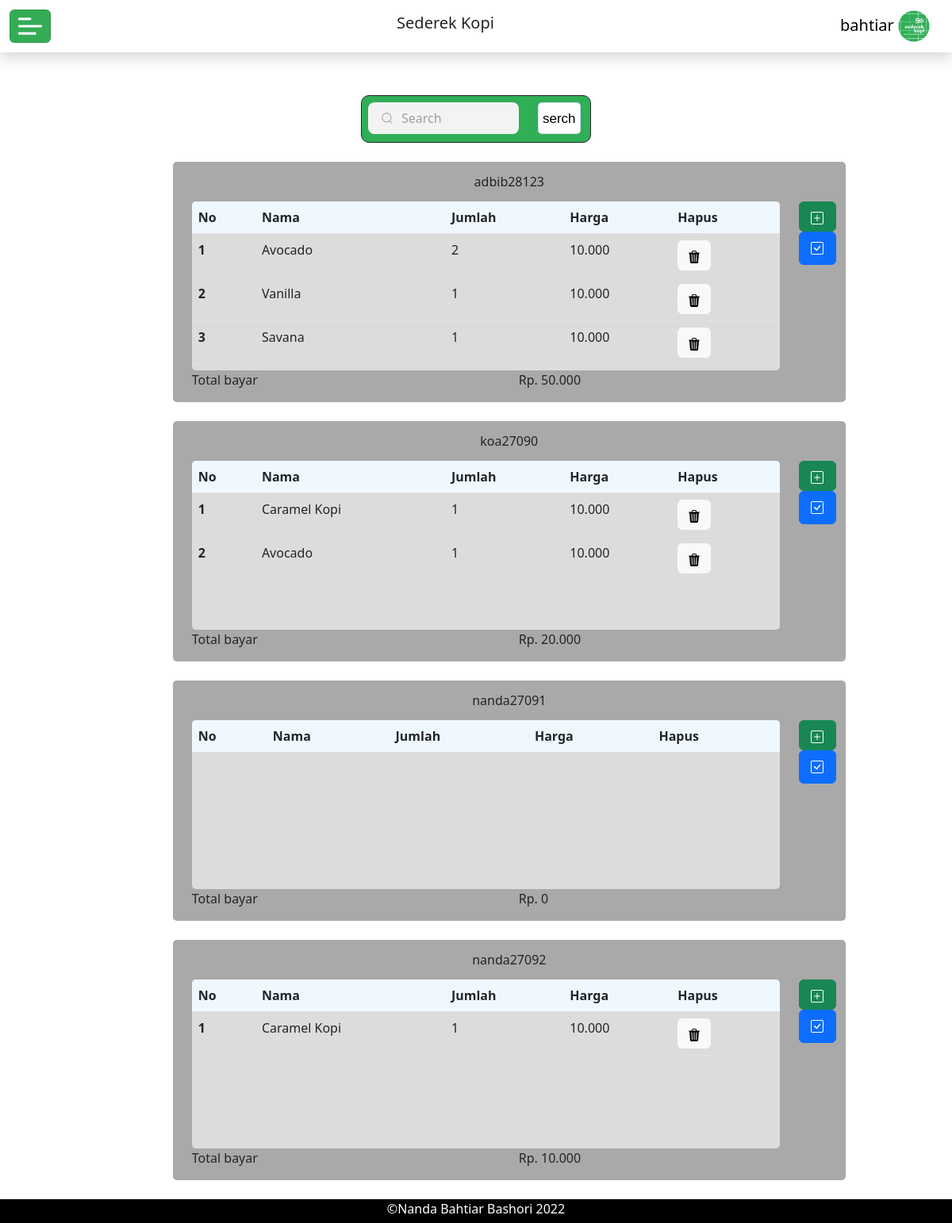
The app's page /admin/pesanan/pesanan.php (signed in) with its own data.
### tables this page shows
CREATE TABLE `transaksi` (
  `id_transaksi` int(11) NOT NULL,
  `id_karyawan` int(11) NOT NULL,
  `nama_pelanggan` varchar(20) NOT NULL,
  `date` date NOT NULL,
  `total_bayar` int(11) NOT NULL,
  `status` varchar(8) NOT NULL
);

CREATE TABLE `detail_transaksi` (
  `id_detail` int(11) NOT NULL,
  `id_menu` int(11) NOT NULL,
  `id_transaksi` int(11) NOT NULL,
  `jumlah` int(11) NOT NULL,
  `harga` int(11) NOT NULL
);

CREATE TABLE `menu` (
  `id_menu` int(11) NOT NULL,
  `nama_menu` varchar(50) NOT NULL,
  `id_ketegori` int(11) NOT NULL,
  `stok` int(11) NOT NULL,
  `harga` int(11) NOT NULL
);

### admin/pesanan/pesanan.php (the view, shortened to what this page needs)
<?php
require'../../koneksi/conn.php';
if(!empty ($inputserch)){
    $result = mysqli_query($koneksi,"SELECT * FROM `transaksi` where status ='belum' and nama_pelanggan like '$inputserch%' ORDER BY `transaksi`.`date` DESC");
}else{
    $result = mysqli_query($koneksi,"SELECT * FROM `transaksi` where status ='belum'  ORDER BY `transaksi`.`date` DESC");
}
?>
<!doctype html>
<html lang="en">
<head>
    <link rel="stylesheet" href="../cssadmin.css">
    <link href="https://cdn.jsdelivr.net/npm/bootstrap@5.2.0/dist/css/bootstrap.min.css" rel="stylesheet"
>
    <link href="https://cdn.jsdelivr.net/npm/bootstrap@5.2.2/dist/css/bootstrap.min.css" rel="stylesheet"
>
</head>
<body>
    <div>
        <nav class="navbar  fixed-top shadow mb-5  nav">
            <div class="container-fluid">
                <button class="navbar-toggler " type="button" data-bs-toggle="offcanvas"
                    data-bs-target="#offcanvasNavbar" aria-controls="offcanvasNavbar">
                    <span class="iconburger"><img src="../gambar/menu3.png"  alt=""></span>
                </button>
                <h5 class="" id="offcanvasNavbarLabel">Sederek Kopi</h5>
                <div class="navbar-brand">
                    <a class="" href="#"><?= $_SESSION['nama_karyawan'] ?></a>
                <img  src="../gambar/logo_Sk.PNG" alt="">
                </div>
            </div>
        </nav>
        <div class="row mt-5" style="margin:0; min-height: 100vh;">
        <div class="col-xxl-9 col-xl-12 pt-4  mt-5 mx-auto ">
                <div class="col-12 formserch ">
                    <form class="row " action="#" method="post">
                        <div class="col-auto my-2">
                            <div class="group ms-2">
                                <input placeholder="Search" type="search" name="inputserch" id="inputPassword2"
                                    class="input">
                            </div>
                        </div>
                        <div class="col my-2 ">
                            <div>
                                <button type="submit" name="serch" value="serch"
                                    class="btn btn-primary mb-3  btnsrc">serch</button>
                            </div>
                        </div>
                    </form>
                </div>
            <div class="col mt-2 mx-md-auto mx-0 " style="width:65%">
<?php  while($row = mysqli_fetch_array($result)){ ?>
                <form action="editPesanan.php" method="POST">
                    <div class="row transaksis my-4">
                        <div class="row ">
                    <div class=" m-auto text-center">
                                <span><?= $row['nama_pelanggan'] , $row['id_transaksi'] ;?></span>
                            </div>
                        </div>
            <div class="col-xxl-11 col-xl-11 col-md-10 col-sm-10  col-12 ps-4">
                            <div class="row "
                                style="height:213px; background-color: gainsboro ; border-radius: 5px;overflow:auto ;">
                                <div class="col " style="padding-left: 0px;padding-right: 0px;;">
                                    <table class="table">
                                        <thead style=" position: sticky;top:0px; background-color: aliceblue; ">
                                            <tr>
                                                <th scope="col">No</th>
                                                <th scope="col">Nama</th>
                                                <th scope="col">Jumlah</th>
                                                <th scope="col">Harga</th>
                                                <th scope="col">Hapus</th>
                                            </tr>
                                        </thead>
                                        <tbody>
                                            <?php
                                               $counter = 1;
                                           $where =  $row['id_transaksi'];
                                                $result2 = mysqli_query($koneksi,"SELECT * FROM `detail_transaksi` INNER JOIN menu on detail_transaksi.id_menu = menu.id_menu WHERE id_transaksi =  '$where'");
                                                if (mysqli_num_rows($result2) === 0) {
                                                    mysqli_query($koneksi,"DELETE FROM `transaksi` WHERE `transaksi`.`id_transaksi` =$where");
                                                }
                                                $resultharga = mysqli_query($koneksi,"SELECT *, SUM((harga * jumlah )) as total FROM `detail_transaksi` WHERE id_transaksi = '$where';");
                                            ?>
                                            <?php while( $row1 = mysqli_fetch_array($result2)){  ?>
                                            <tr>
                                                <th scope="row"><?= $counter ?></th>
                                                <td> <?= $row1['nama_menu'] ;?></td>
                                                <td><?= $row1['jumlah'] ;?></td>
                                                <td><?= number_format($row1['harga'] , 0, '', '.')   ;?></td>
                                                <td>
                                                    <button data-bs-toggle="tooltip" data-bs-placement="right"
                                                        title="Hapus Pesanan" type="submit" name="close"
                                                        class="btn btn-light" id="jumlah<?= $row1["id_menu"], $row1['id_detail'] ;?>"
                                                        onclick="myFunction<?= $row1['id_menu'], $row1['id_detail']; ?>()"
                                                        aria-label="Close">
                                                        </button></td>
                                            </tr>
                                            <?php
                         $counter++;
                                        } ?>
                                        </tbody>
                                    </table>
                                </div>
                            </div>
            </div>
            <div class="col-xxl-1 col-xl-1  col-md-2 col-sm-2  col-xs-1 col-0 ">
             <div class="row mb-4">
                <button type="button" class=" btn btn-success "
                                    onclick="b<?= $row['id_transaksi'] ;?>()" id="as<?= $row["id_transaksi"] ;?>"
                                    data-bs-toggle="modal" data-bs-target="#asw<?= $row['id_transaksi'] ?>">
                                </button>
                                    <button class="btn btn-primary" id="selesai" name="selesai" onclick="myFunctions()" type="submit"
                                        style="padding-bottom: 10px;">
                                        </button>
            </div>
            </div>
                        <div class="row">
                            <div class="col">
                                <span>Total bayar</span>
                            </div>
                            <div class="col">
                                <span>Rp.</span>
                                <?php while( $total = mysqli_fetch_array($resultharga)){  ?>
                                <?= number_format($total['total'], 0, '', '.')  ;?>
                                <?php             } ?>
                            </div>
                        </div>
                    </div>
                </form>
<?php } ?>
            </div>
        </div>
     <footer class="footer">
        &copy;Nanda Bahtiar Bashori 2022
        </footer>
</body>
</html>

### admin/cssadmin.css (style rules this page uses)
* { padding: 0px; margin: 0px; }
body { max-height: 100vh; height: 100%; margin: 0; }
.footer { position: sticky; top: 100%; width: 100%; height: 30px; color: white; background-color: rgb(0, 0, 0); }
* { scrollbar-width: none; scrollbar-color: #000000 #a77b7b; }
.group { display: flex; line-height: 28px; align-items: center; position: relative; max-width: 190px; }
.input { width: 100%; height: 40px; line-height: 28px; padding: 0 1rem; padding-left: 2.5rem; border: 2px solid transparent; border-radius: 8px; outline: none; background-color: #f3f3f4; color: #0d0c22; transition: 0.3s ease; }
.input::placeholder { color: #9e9ea7; }
.icon { position: absolute; left: 1rem; fill: #9e9ea7; width: 1rem; height: 1rem; }
footer { text-align: center; }

### admin/pesanan/pesanan.php (style rules this page uses)
.nav { background-color: white; }
.container-fluid img { width: 40px; }
.navbar-toggler { background-color: #34ac54; }
a { text-decoration: none; color: black; }
.navbar-toggler { padding: 0px 5px 0px 5px; }
.transaksis { background-color: darkgrey; height: 303px; width: 848px; margin: auto; border-radius: 5px; }
.transaksis .row { margin: 0; height: 50px; }
.formserch { background-color: #30af56; width: 290px; height: 60px; border-radius: 10px; border: 1px solid ; margin: auto; z-index: 1; }
.btnsrc { border: none; font-family: sans-serif; font-size: 17px; background: transparent; color: black; border: solid 1px rgba(0, 107, 179, 0.2); padding: 5px; border-radius: 5px; transition-duration: 0s; height: 40px; background-color: white; }
.btnsrc:after { content: url("../gambar/search_FILL0_wght200_GRAD200_opsz20.svg"); position: relative; top: 5px; opacity: 0; margin-left: -20px; transition-duration: 0.2s; }

### records on screen
transaksi: nama_pelanggan "adbib", id_transaksi "28123"
detail_transaksi: id_menu.nama_menu "Avocado", jumlah "2", id_menu.harga "10.000", total "50.000"
detail_transaksi: id_menu.nama_menu "Vanilla", jumlah "1", id_menu.harga "10.000"
detail_transaksi: id_menu.nama_menu "Savana", jumlah "1", id_menu.harga "10.000"
transaksi: nama_pelanggan "koa", id_transaksi "27090"
detail_transaksi: id_menu.nama_menu "Caramel Kopi", jumlah "1", id_menu.harga "10.000", total "20.000"
detail_transaksi: id_menu.nama_menu "Avocado", jumlah "1", id_menu.harga "10.000"
transaksi: nama_pelanggan "nanda", id_transaksi "27091", total "0"
transaksi: nama_pelanggan "nanda", id_transaksi "27092"
detail_transaksi: id_menu.nama_menu "Caramel Kopi", jumlah "1", id_menu.harga "10.000", total "10.000"

### other values on screen
$_SESSION['nama_karyawan'] "bahtiar"
